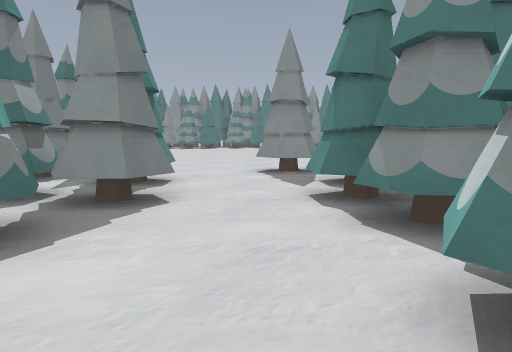
[1] (above)

24 first-person views from a walk through a Godot game level. The camera is 1.5 m above the floor, tilts 6° down and sees 70° across. Doors that lead somewhere are drawn open, without their leaves. The floor is counted in squares, 2 m on a side. Each view is taken from the middle of a square. On the plan, view 1 faces up. The plan holds only what a view shows up to about 11 squares ahead; the rest is blank. The place goes on beyond the plan. Some surface patterns are stand-ins.

[2]
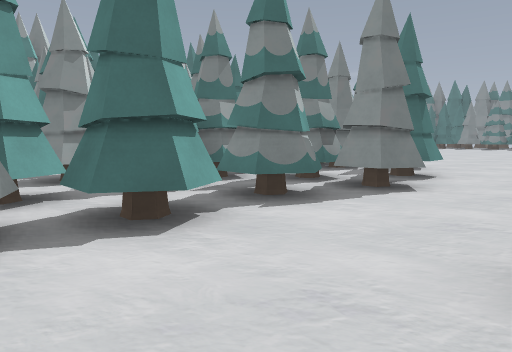

[3]
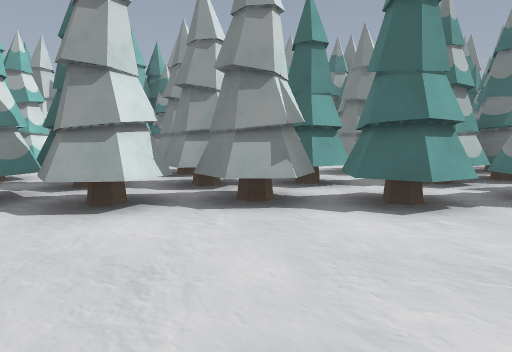

[4]
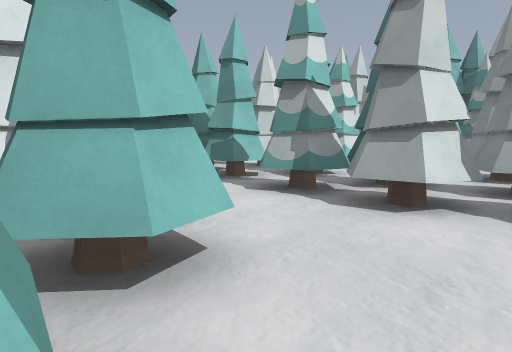

[5]
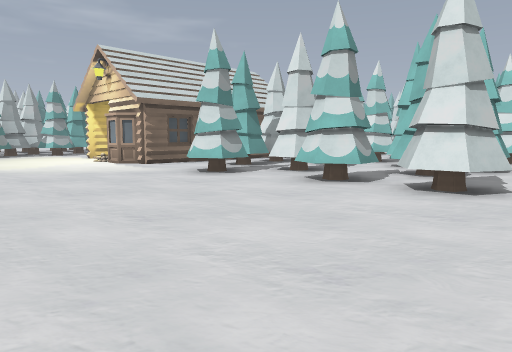

[6]
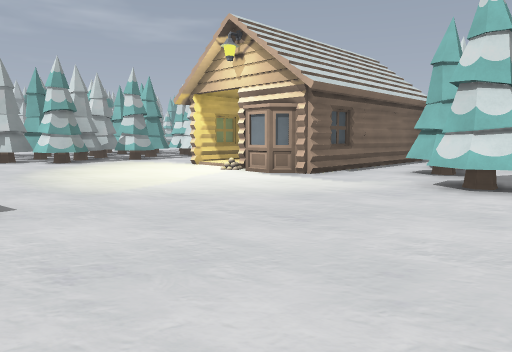

[7]
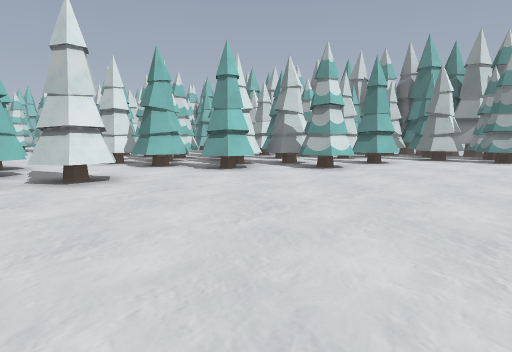

[8]
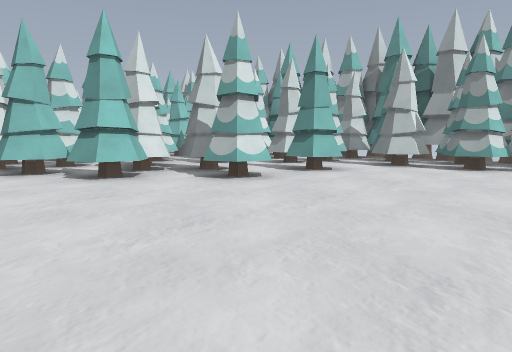

[9]
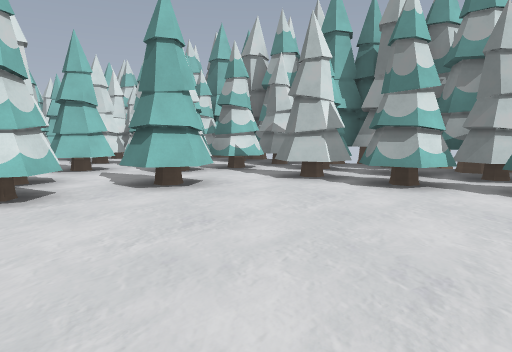

[10]
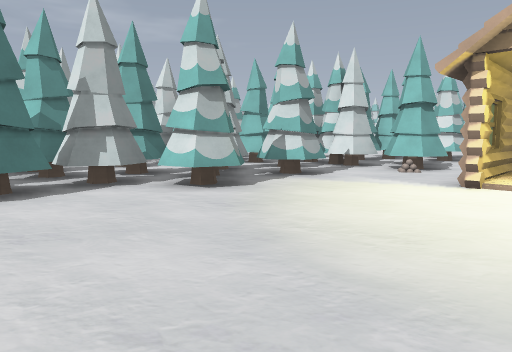

[11]
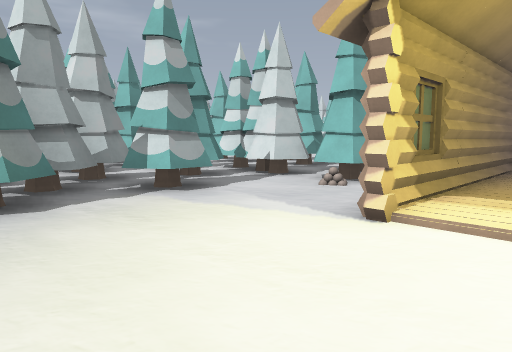

[12]
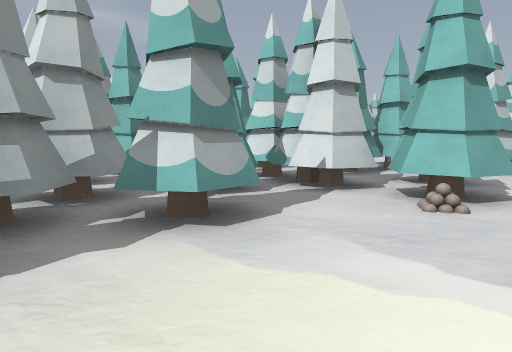

[13]
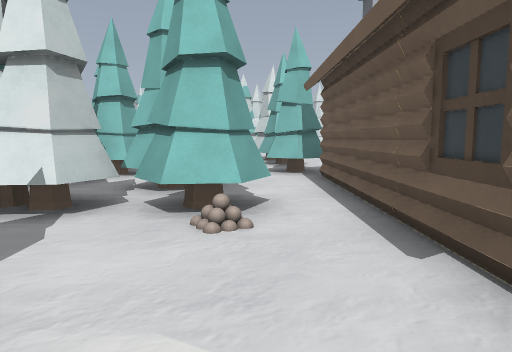

[14]
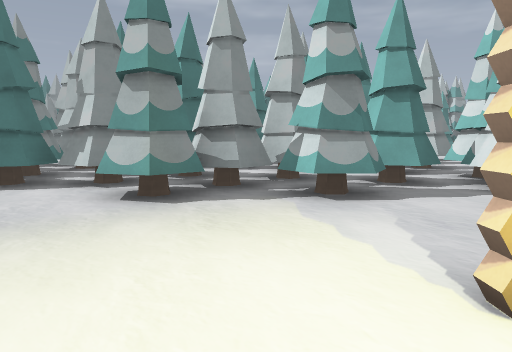

[15]
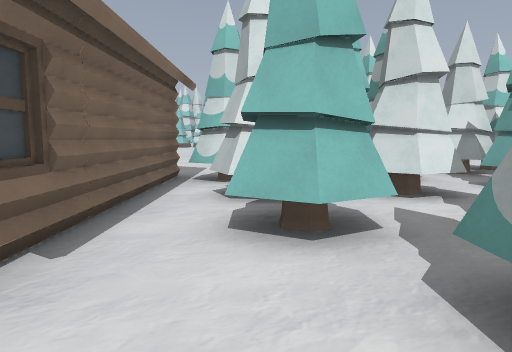

[16]
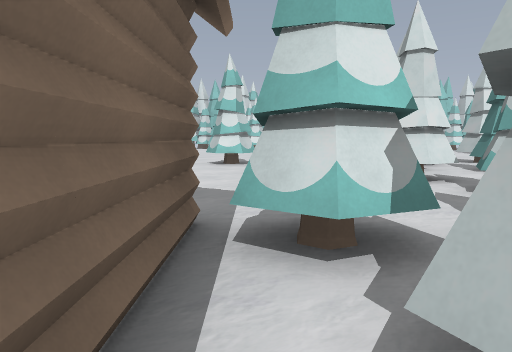

[17]
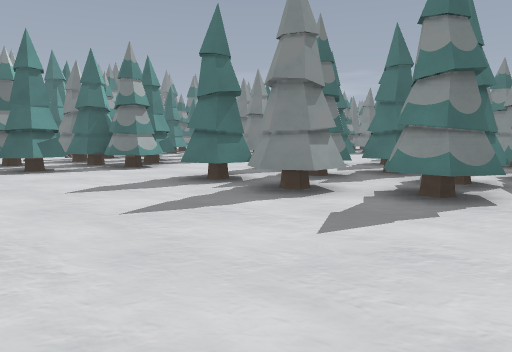

[18]
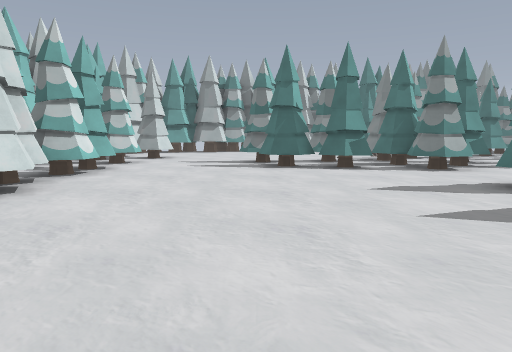

[19]
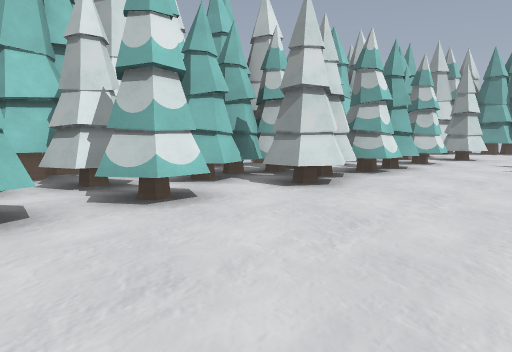

[20]
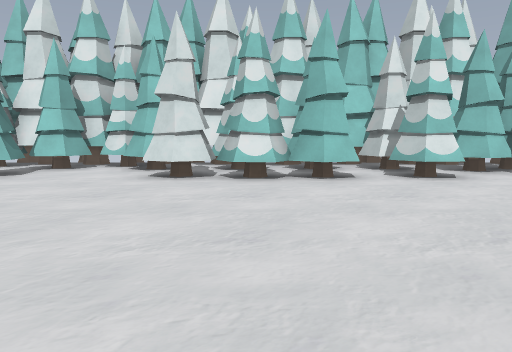

[21]
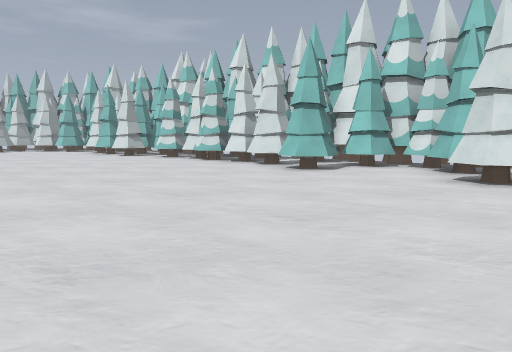

[22]
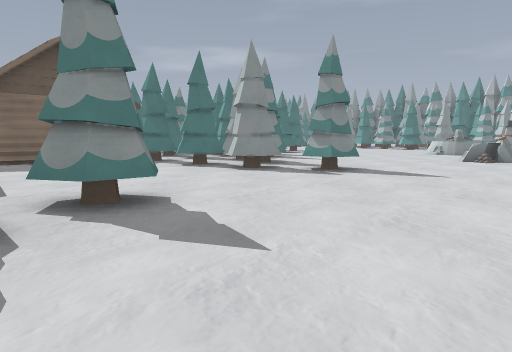

[23]
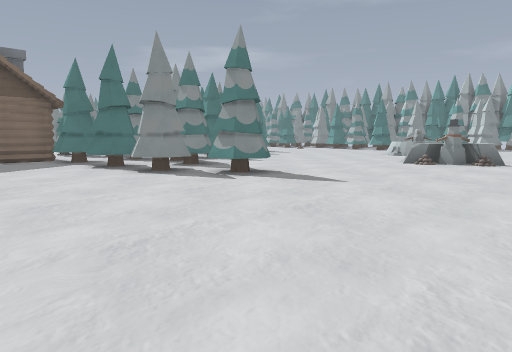

[24]
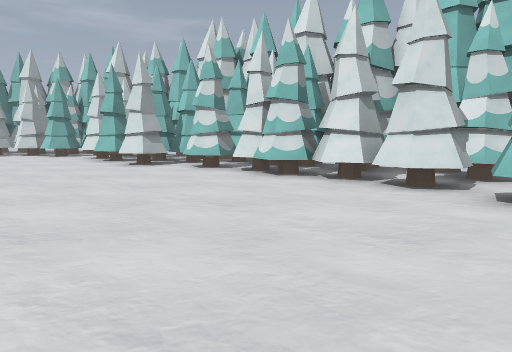

### Floor plan
Key: @ floor where view 1 was taken; # wall or solid block; x gap in a wall; . main floor; : floor 0.25 m higher than the main floor; D open door; ^ raised ledge; T pine tree; C cabin; O other object.
Columns run from 14 left of view 1 to 25 right of it. Each row starts with its distance up from view 1.
 15     O  ...............   ....   T ##
 14   ##O..........................TTT#
 13   T#T..........................#TTT
 12   TTT.........................T#TTT
 11  ##T#........................TT#TTO
 10 ##TT#..T.T.....................##OOOTT
  9  TT....T.T.......T.TT..C#DDC..TT#OO#
  8   #.T##.##.T...#TT.T...#  :#...TTTTTT
  7    .. #T ##TT...T # TT.#  :#T..TTTTTT
  6    TTTTTT  TT..TT. #T#.#  :#TT#TTT#
  5      T#TT TT#..TTT####.#  :#TTTTTT#
  4      ##TTTTT#..TTTTTTT.#  :#.TTTTTTTT
  3        TTTTTT..TT#TT.TTC###C.TTTT  TT
  2      TTT TTTT..T##....... .TTTTT
  1      TT ##TTT..TT TT. .. ..TT  OO
  0      OO  TTTT.@.  .#  .. ..TT
 -1      OO  T ##.... .#  .. ..TTT
 -2          ####...TT.x  .....# T.
 -3     T   ##T #..TTT  O .....##...
 -4     TTO   TTT..TTTTOO .T....TT...
 -5      OO  OOTT..##TTTT TT..........
 -6        TTOOT... TTTTT#............^^
 -7         T#TTT...T #TT.............#^
 -8          #TTT..TT##.................
 -9          .TTT...................
-10          TTTT..................
-11           TTT.......................
-12          TTT........................
-13           ..............................
-14          ...............................
-15          ..............................
-16           T.TTT##.TTTTT##..TT#......##
-17            ....TTTTTTTT#T..TT###T#TTTT
-18             OOOTTT #TTTTTT.TTT #   TT
-19                TT  TTT # TT#####TT
-20                   TT      ##    T
-21                   TT            TT

Where each view was taken, in squares from view 1:
view 1: 0 up, 0 right, facing up
view 2: 1 down, 1 right, facing up-left
view 3: 1 down, 2 right, facing left
view 4: 1 down, 2 right, facing down-left
view 5: 14 up, 1 left, facing down-right
view 6: 15 up, 4 right, facing down-right
view 7: 15 up, 3 right, facing down-left
view 8: 15 up, 0 right, facing down-left
view 9: 15 up, 4 left, facing down-left
view 10: 15 up, 11 right, facing down-right
view 11: 12 up, 11 right, facing down-right
view 12: 11 up, 13 right, facing down-right
view 13: 10 up, 14 right, facing down
view 14: 10 up, 11 right, facing right
view 15: 10 up, 7 right, facing down
view 16: 6 up, 8 right, facing down
view 17: 12 down, 7 right, facing up-left
view 18: 12 down, 7 right, facing left
view 19: 12 down, 7 right, facing down-left
view 20: 9 down, 8 right, facing down
view 21: 9 down, 8 right, facing down-right
view 22: 9 down, 7 right, facing up-right
view 23: 10 down, 9 right, facing up-right
view 24: 11 down, 13 right, facing down-right
